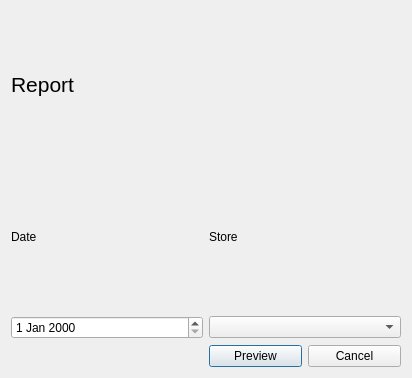
<?xml version="1.0" encoding="UTF-8"?>
<ui version="4.0">
 <class>Dialog</class>
 <widget class="QDialog" name="Dialog">
  <property name="geometry">
   <rect>
    <x>0</x>
    <y>0</y>
    <width>412</width>
    <height>378</height>
   </rect>
  </property>
  <property name="windowTitle">
   <string>Dialog</string>
  </property>
  <layout class="QGridLayout" name="gridLayout">
   <item row="0" column="0">
    <widget class="QLabel" name="label">
     <property name="font">
      <font>
       <pointsize>16</pointsize>
      </font>
     </property>
     <property name="text">
      <string>Report</string>
     </property>
    </widget>
   </item>
   <item row="1" column="0" colspan="2">
    <layout class="QHBoxLayout" name="horizontalLayout">
     <item>
      <widget class="QLabel" name="label_2">
       <property name="text">
        <string>Date</string>
       </property>
      </widget>
     </item>
     <item>
      <widget class="QLabel" name="label_3">
       <property name="text">
        <string>Store</string>
       </property>
      </widget>
     </item>
    </layout>
   </item>
   <item row="2" column="0" colspan="2">
    <layout class="QHBoxLayout" name="horizontalLayout_2">
     <item>
      <widget class="QDateEdit" name="dateEdit"/>
     </item>
     <item>
      <widget class="QComboBox" name="storeComboBox"/>
     </item>
    </layout>
   </item>
   <item row="3" column="1">
    <layout class="QHBoxLayout" name="horizontalLayout_3">
     <item>
      <widget class="QPushButton" name="btnPreview">
       <property name="text">
        <string>Preview</string>
       </property>
      </widget>
     </item>
     <item>
      <widget class="QPushButton" name="btnCancel">
       <property name="text">
        <string>Cancel</string>
       </property>
      </widget>
     </item>
    </layout>
   </item>
  </layout>
 </widget>
 <resources/>
 <connections/>
</ui>
